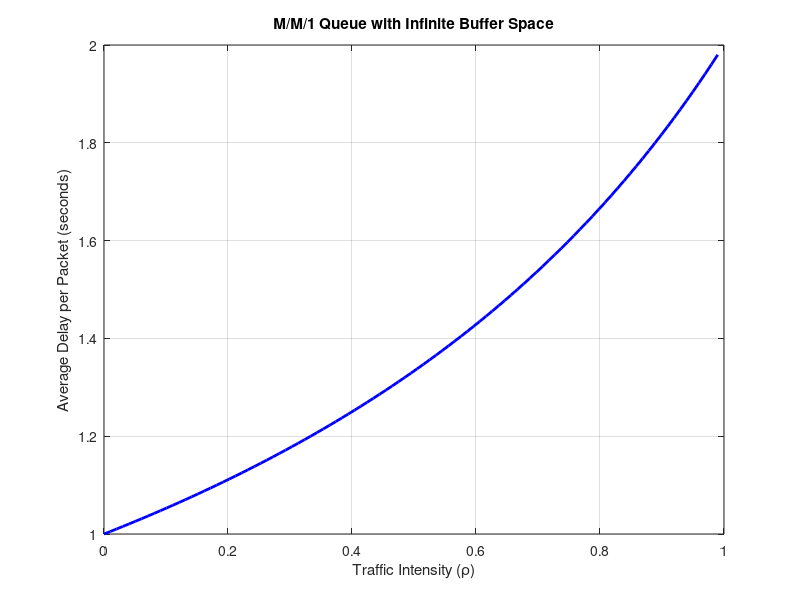

Source code (MATLAB):
clc;
clear all;
close all;
% Set the arrival rate (l) and service rate (u) parameters
l = 0.5;
u = 1;

% Calculate the traffic intensity (rho)
rho = l / u;

% Set the range of traffic intensity values to plot
rho_vals = linspace(0, 1, 100);

% Calculate the average delay per packet for each traffic intensity value
avg_delay_vals = zeros(size(rho_vals));
for i = 1:length(rho_vals)
    if rho_vals(i) < 1
        avg_delay_vals(i) = 1 / (u - l * rho_vals(i));
    else
        avg_delay_vals(i) = Inf;
    end
end

% Plot the results
plot(rho_vals, avg_delay_vals, 'b-', 'LineWidth', 2);
xlabel('Traffic Intensity (\rho)');
ylabel('Average Delay per Packet (seconds)');
title('M/M/1 Queue with Infinite Buffer Space');
grid on;